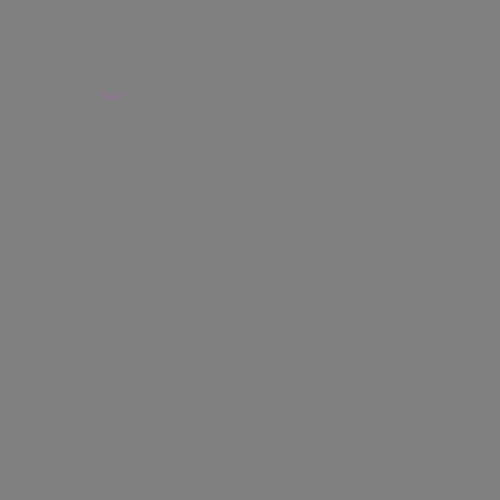
Frame 1 (no input)
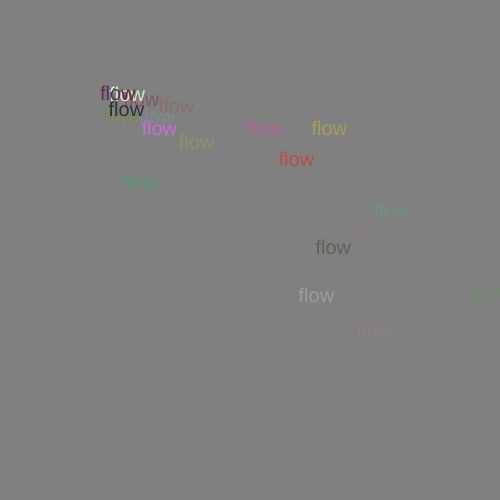
Frame 60 (no input)
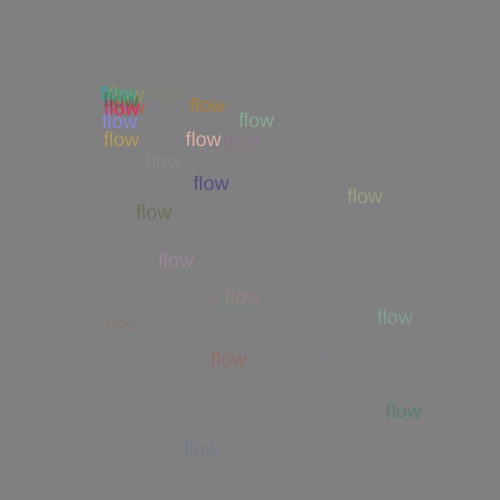
Frame 120 (the mouse pressed at the canvas centre since frame 60)

The p5.js sketch that drew these frames (run headless with seeded random() and noise() and a simulated clock; from frame 60 on, the mouse is pressed at the canvas centre):

// p5.js sketch
// ── sketch.js
let cars=[];

function setup() {
  createCanvas(500,500);
//for (let i=0; i<20; i++){
//cars.push(new Car());
noStroke();

  // Spawn one object
 // myCar = new Car();

}

function draw() {
  background('grey');
  cars.push(new Car());

for (let i=0; i< cars.length; i++) {
  cars[i].display();
  cars[i].move();
  if (cars[i].a<=0) {
    cars.slice(i, 1);
  }

}
}


class Car {

constructor() {
this.pos = createVector(100,100) ;
this.vel=createVector(random(10),random(10));
this.r = random(255);
this.g = random(255);
this.b = random(255);
this.a = random(255);
//this.s = random(5,20);
    // initialize your attributes here

  }

  // methods

display() {
fill(this.r, this.g, this.b, this.a);
//ellipse(this.pos.x,this.pos.y,this.s);
text("flow",this.pos.x,this.pos.y);
textSize (20);
 }


move() {
  this.pos.add(this.vel);
  this.a=this.a - 5;
}
}

  // if(this.pos.x>width) this.pos.x=0;
  // if(this.pos.x<0) this pos.x =width;
  // if(this.pos.y>height) this.pos.y=0;
  // if(this.pos.y<0)this.pos.y=height;
